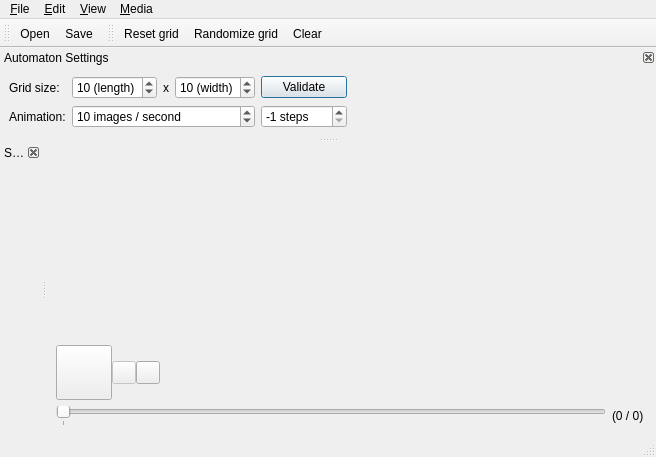
<?xml version="1.0" encoding="UTF-8"?>
<ui version="4.0">
 <class>MainWindow</class>
 <widget class="QMainWindow" name="MainWindow">
  <property name="geometry">
   <rect>
    <x>0</x>
    <y>0</y>
    <width>656</width>
    <height>457</height>
   </rect>
  </property>
  <property name="windowTitle">
   <string>QMaton</string>
  </property>
  <property name="dockOptions">
   <set>QMainWindow::AnimatedDocks</set>
  </property>
  <widget class="QWidget" name="centralwidget">
   <layout class="QVBoxLayout" name="verticalLayout">
    <item>
     <widget class="QtVisualizer" name="wautomaton" native="true"/>
    </item>
    <item>
     <layout class="QHBoxLayout" name="horizontalLayout">
      <property name="spacing">
       <number>0</number>
      </property>
      <item>
       <widget class="QToolButton" name="btnPlay">
        <property name="icon">
         <iconset resource="resources/resources.qrc">
          <normaloff>:/media/play</normaloff>:/media/play</iconset>
        </property>
        <property name="iconSize">
         <size>
          <width>48</width>
          <height>48</height>
         </size>
        </property>
       </widget>
      </item>
      <item>
       <widget class="QToolButton" name="btnBack">
        <property name="enabled">
         <bool>false</bool>
        </property>
        <property name="icon">
         <iconset resource="resources/resources.qrc">
          <normaloff>:/media/backward</normaloff>:/media/backward</iconset>
        </property>
       </widget>
      </item>
      <item>
       <widget class="QToolButton" name="btnForward">
        <property name="icon">
         <iconset resource="resources/resources.qrc">
          <normaloff>:/media/forward</normaloff>:/media/forward</iconset>
        </property>
       </widget>
      </item>
      <item>
       <spacer name="horizontalSpacer">
        <property name="orientation">
         <enum>Qt::Horizontal</enum>
        </property>
        <property name="sizeHint" stdset="0">
         <size>
          <width>40</width>
          <height>20</height>
         </size>
        </property>
       </spacer>
      </item>
     </layout>
    </item>
    <item>
     <layout class="QHBoxLayout" name="horizontalLayout_3">
      <item>
       <widget class="QSlider" name="timeSlider">
        <property name="maximum">
         <number>0</number>
        </property>
        <property name="orientation">
         <enum>Qt::Horizontal</enum>
        </property>
        <property name="tickPosition">
         <enum>QSlider::TicksBelow</enum>
        </property>
       </widget>
      </item>
      <item>
       <widget class="QLabel" name="lblTime">
        <property name="sizePolicy">
         <sizepolicy hsizetype="Preferred" vsizetype="Fixed">
          <horstretch>0</horstretch>
          <verstretch>0</verstretch>
         </sizepolicy>
        </property>
        <property name="text">
         <string>(0 / 0) </string>
        </property>
       </widget>
      </item>
     </layout>
    </item>
   </layout>
  </widget>
  <widget class="QMenuBar" name="menubar">
   <property name="geometry">
    <rect>
     <x>0</x>
     <y>0</y>
     <width>656</width>
     <height>38</height>
    </rect>
   </property>
   <widget class="QMenu" name="menu_File">
    <property name="title">
     <string>&amp;File</string>
    </property>
    <addaction name="actionOpen"/>
    <addaction name="actionSave"/>
    <addaction name="separator"/>
    <addaction name="actionQuit"/>
   </widget>
   <widget class="QMenu" name="menu_Edit">
    <property name="title">
     <string>&amp;Edit</string>
    </property>
    <addaction name="actionReset"/>
    <addaction name="actionRandomizeGrid"/>
    <addaction name="actionClear"/>
   </widget>
   <widget class="QMenu" name="menuMedia">
    <property name="title">
     <string>&amp;Media</string>
    </property>
    <addaction name="actionPlayPause"/>
    <addaction name="actionBack"/>
    <addaction name="actionForward"/>
   </widget>
   <widget class="QMenu" name="menu_View">
    <property name="title">
     <string>&amp;View</string>
    </property>
    <addaction name="actionAutomatonSettings"/>
    <addaction name="actionStateEditor"/>
   </widget>
   <addaction name="menu_File"/>
   <addaction name="menu_Edit"/>
   <addaction name="menu_View"/>
   <addaction name="menuMedia"/>
  </widget>
  <widget class="QStatusBar" name="statusbar"/>
  <widget class="QToolBar" name="fileToolBar">
   <property name="windowTitle">
    <string>File tool bar</string>
   </property>
   <property name="floatable">
    <bool>false</bool>
   </property>
   <attribute name="toolBarArea">
    <enum>TopToolBarArea</enum>
   </attribute>
   <attribute name="toolBarBreak">
    <bool>false</bool>
   </attribute>
   <addaction name="actionOpen"/>
   <addaction name="actionSave"/>
  </widget>
  <widget class="QToolBar" name="editToolBar">
   <property name="windowTitle">
    <string>Edit tool bar</string>
   </property>
   <property name="floatable">
    <bool>false</bool>
   </property>
   <attribute name="toolBarArea">
    <enum>TopToolBarArea</enum>
   </attribute>
   <attribute name="toolBarBreak">
    <bool>false</bool>
   </attribute>
   <addaction name="actionReset"/>
   <addaction name="actionRandomizeGrid"/>
   <addaction name="actionClear"/>
  </widget>
  <widget class="QDockWidget" name="dockEditor">
   <property name="features">
    <set>QDockWidget::DockWidgetClosable|QDockWidget::DockWidgetMovable</set>
   </property>
   <property name="windowTitle">
    <string>State Editor</string>
   </property>
   <attribute name="dockWidgetArea">
    <number>1</number>
   </attribute>
   <widget class="QWidget" name="dockWidgetContents">
    <layout class="QVBoxLayout" name="verticalLayout_2"/>
   </widget>
  </widget>
  <widget class="QDockWidget" name="dockSettings">
   <property name="features">
    <set>QDockWidget::DockWidgetClosable|QDockWidget::DockWidgetMovable</set>
   </property>
   <property name="allowedAreas">
    <set>Qt::BottomDockWidgetArea|Qt::TopDockWidgetArea</set>
   </property>
   <property name="windowTitle">
    <string>Automaton Settings</string>
   </property>
   <attribute name="dockWidgetArea">
    <number>4</number>
   </attribute>
   <widget class="QWidget" name="dockWidgetContents_4">
    <layout class="QGridLayout" name="gridLayout_2">
     <item row="0" column="2">
      <widget class="QLabel" name="label_2">
       <property name="text">
        <string>x</string>
       </property>
       <property name="buddy">
        <cstring>spWidth</cstring>
       </property>
      </widget>
     </item>
     <item row="0" column="1">
      <widget class="QSpinBox" name="spLength">
       <property name="suffix">
        <string> (length)</string>
       </property>
       <property name="maximum">
        <number>40</number>
       </property>
       <property name="value">
        <number>10</number>
       </property>
      </widget>
     </item>
     <item row="0" column="5">
      <spacer name="horizontalSpacer_2">
       <property name="orientation">
        <enum>Qt::Horizontal</enum>
       </property>
       <property name="sizeHint" stdset="0">
        <size>
         <width>40</width>
         <height>20</height>
        </size>
       </property>
      </spacer>
     </item>
     <item row="0" column="3">
      <widget class="QSpinBox" name="spWidth">
       <property name="suffix">
        <string> (width)</string>
       </property>
       <property name="maximum">
        <number>40</number>
       </property>
       <property name="value">
        <number>10</number>
       </property>
      </widget>
     </item>
     <item row="0" column="0">
      <widget class="QLabel" name="label">
       <property name="text">
        <string>Grid size:</string>
       </property>
       <property name="buddy">
        <cstring>spLength</cstring>
       </property>
      </widget>
     </item>
     <item row="0" column="4">
      <widget class="QPushButton" name="btnValidateSettings">
       <property name="toolTip">
        <string>Validate settings</string>
       </property>
       <property name="text">
        <string>Validate</string>
       </property>
       <property name="icon">
        <iconset resource="resources/resources.qrc">
         <normaloff>:/icons/check</normaloff>:/icons/check</iconset>
       </property>
       <property name="iconSize">
        <size>
         <width>16</width>
         <height>16</height>
        </size>
       </property>
       <property name="default">
        <bool>true</bool>
       </property>
      </widget>
     </item>
     <item row="1" column="0">
      <widget class="QLabel" name="label_3">
       <property name="text">
        <string>Animation:</string>
       </property>
       <property name="buddy">
        <cstring>spIPS</cstring>
       </property>
      </widget>
     </item>
     <item row="1" column="1" colspan="3">
      <widget class="QSpinBox" name="spIPS">
       <property name="suffix">
        <string> images / second</string>
       </property>
       <property name="maximum">
        <number>60</number>
       </property>
       <property name="value">
        <number>10</number>
       </property>
      </widget>
     </item>
     <item row="1" column="4">
      <widget class="QSpinBox" name="spNbSteps">
       <property name="toolTip">
        <string>Numbers of steps to run. If -1, will run until stopped.</string>
       </property>
       <property name="suffix">
        <string> steps</string>
       </property>
       <property name="minimum">
        <number>-1</number>
       </property>
       <property name="maximum">
        <number>1000</number>
       </property>
       <property name="value">
        <number>-1</number>
       </property>
      </widget>
     </item>
    </layout>
   </widget>
  </widget>
  <action name="actionOpen">
   <property name="icon">
    <iconset resource="resources/resources.qrc">
     <normaloff>:/actions/open</normaloff>:/actions/open</iconset>
   </property>
   <property name="text">
    <string>&amp;Open</string>
   </property>
   <property name="toolTip">
    <string>Open a JSON file</string>
   </property>
   <property name="shortcut">
    <string>Ctrl+O</string>
   </property>
  </action>
  <action name="actionSave">
   <property name="icon">
    <iconset resource="resources/resources.qrc">
     <normaloff>:/actions/save</normaloff>:/actions/save</iconset>
   </property>
   <property name="text">
    <string>&amp;Save</string>
   </property>
   <property name="toolTip">
    <string>Save to a JSON file</string>
   </property>
   <property name="shortcut">
    <string>Ctrl+S</string>
   </property>
  </action>
  <action name="actionQuit">
   <property name="icon">
    <iconset resource="resources/resources.qrc">
     <normaloff>:/actions/close</normaloff>:/actions/close</iconset>
   </property>
   <property name="text">
    <string>&amp;Quit</string>
   </property>
   <property name="toolTip">
    <string>Quit the application</string>
   </property>
   <property name="shortcut">
    <string>Ctrl+Q</string>
   </property>
  </action>
  <action name="actionReset">
   <property name="icon">
    <iconset resource="resources/resources.qrc">
     <normaloff>:/actions/reset</normaloff>:/actions/reset</iconset>
   </property>
   <property name="text">
    <string>R&amp;eset grid</string>
   </property>
   <property name="toolTip">
    <string>Reset grid as it was at step 1</string>
   </property>
  </action>
  <action name="actionRandomizeGrid">
   <property name="icon">
    <iconset resource="resources/resources.qrc">
     <normaloff>:/actions/randomize</normaloff>:/actions/randomize</iconset>
   </property>
   <property name="text">
    <string>R&amp;andomize grid</string>
   </property>
   <property name="toolTip">
    <string>Reinitialize the grid with random statuses</string>
   </property>
  </action>
  <action name="actionClear">
   <property name="icon">
    <iconset resource="resources/resources.qrc">
     <normaloff>:/actions/clear</normaloff>:/actions/clear</iconset>
   </property>
   <property name="text">
    <string>&amp;Clear</string>
   </property>
   <property name="toolTip">
    <string>Clear the automaton</string>
   </property>
   <property name="shortcut">
    <string>Backspace</string>
   </property>
  </action>
  <action name="actionPlayPause">
   <property name="icon">
    <iconset resource="resources/resources.qrc">
     <normaloff>:/media/play</normaloff>:/media/play</iconset>
   </property>
   <property name="text">
    <string>Play / Pause</string>
   </property>
   <property name="toolTip">
    <string>Play / Pause automaton</string>
   </property>
   <property name="shortcut">
    <string>Space</string>
   </property>
  </action>
  <action name="actionBack">
   <property name="enabled">
    <bool>false</bool>
   </property>
   <property name="icon">
    <iconset resource="resources/resources.qrc">
     <normaloff>:/media/backward</normaloff>:/media/backward</iconset>
   </property>
   <property name="text">
    <string>Back</string>
   </property>
   <property name="toolTip">
    <string>One step backward</string>
   </property>
   <property name="shortcut">
    <string>Left</string>
   </property>
  </action>
  <action name="actionForward">
   <property name="icon">
    <iconset resource="resources/resources.qrc">
     <normaloff>:/media/forward</normaloff>:/media/forward</iconset>
   </property>
   <property name="text">
    <string>Forward</string>
   </property>
   <property name="toolTip">
    <string>One step forward</string>
   </property>
   <property name="shortcut">
    <string>Right</string>
   </property>
  </action>
  <action name="actionStateEditor">
   <property name="checkable">
    <bool>true</bool>
   </property>
   <property name="icon">
    <iconset resource="resources/resources.qrc">
     <normaloff>:/icons/edit</normaloff>:/icons/edit</iconset>
   </property>
   <property name="text">
    <string>State Editor</string>
   </property>
   <property name="toolTip">
    <string>Show / Hide the State Editor</string>
   </property>
  </action>
  <action name="actionAutomatonSettings">
   <property name="checkable">
    <bool>true</bool>
   </property>
   <property name="icon">
    <iconset resource="resources/resources.qrc">
     <normaloff>:/icons/settings</normaloff>:/icons/settings</iconset>
   </property>
   <property name="text">
    <string>Automaton Settings</string>
   </property>
   <property name="toolTip">
    <string>Show / Hide the Automaton Settings</string>
   </property>
  </action>
 </widget>
 <customwidgets>
  <customwidget>
   <class>QtVisualizer</class>
   <extends>QWidget</extends>
   <header>visualizer/qt_visualizer.h</header>
   <container>1</container>
   <slots>
    <signal>started()</signal>
    <signal>finished()</signal>
    <signal>step_calculated()</signal>
    <signal>grid_changed()</signal>
    <slot>draw()</slot>
    <slot>run()</slot>
    <slot>stop()</slot>
   </slots>
  </customwidget>
 </customwidgets>
 <tabstops>
  <tabstop>btnPlay</tabstop>
  <tabstop>btnBack</tabstop>
  <tabstop>btnForward</tabstop>
 </tabstops>
 <resources>
  <include location="resources/resources.qrc"/>
 </resources>
 <connections>
  <connection>
   <sender>actionQuit</sender>
   <signal>triggered()</signal>
   <receiver>MainWindow</receiver>
   <slot>close()</slot>
   <hints>
    <hint type="sourcelabel">
     <x>-1</x>
     <y>-1</y>
    </hint>
    <hint type="destinationlabel">
     <x>299</x>
     <y>217</y>
    </hint>
   </hints>
  </connection>
  <connection>
   <sender>actionOpen</sender>
   <signal>triggered()</signal>
   <receiver>MainWindow</receiver>
   <slot>_open_file()</slot>
   <hints>
    <hint type="sourcelabel">
     <x>-1</x>
     <y>-1</y>
    </hint>
    <hint type="destinationlabel">
     <x>299</x>
     <y>217</y>
    </hint>
   </hints>
  </connection>
  <connection>
   <sender>actionSave</sender>
   <signal>triggered()</signal>
   <receiver>MainWindow</receiver>
   <slot>_save_file()</slot>
   <hints>
    <hint type="sourcelabel">
     <x>-1</x>
     <y>-1</y>
    </hint>
    <hint type="destinationlabel">
     <x>299</x>
     <y>217</y>
    </hint>
   </hints>
  </connection>
  <connection>
   <sender>actionReset</sender>
   <signal>triggered()</signal>
   <receiver>MainWindow</receiver>
   <slot>_reset_grid()</slot>
   <hints>
    <hint type="sourcelabel">
     <x>-1</x>
     <y>-1</y>
    </hint>
    <hint type="destinationlabel">
     <x>299</x>
     <y>217</y>
    </hint>
   </hints>
  </connection>
  <connection>
   <sender>actionRandomizeGrid</sender>
   <signal>triggered()</signal>
   <receiver>MainWindow</receiver>
   <slot>_randomize_grid()</slot>
   <hints>
    <hint type="sourcelabel">
     <x>-1</x>
     <y>-1</y>
    </hint>
    <hint type="destinationlabel">
     <x>299</x>
     <y>217</y>
    </hint>
   </hints>
  </connection>
  <connection>
   <sender>actionClear</sender>
   <signal>triggered()</signal>
   <receiver>MainWindow</receiver>
   <slot>_clear_grid()</slot>
   <hints>
    <hint type="sourcelabel">
     <x>-1</x>
     <y>-1</y>
    </hint>
    <hint type="destinationlabel">
     <x>257</x>
     <y>214</y>
    </hint>
   </hints>
  </connection>
  <connection>
   <sender>btnValidateSettings</sender>
   <signal>clicked()</signal>
   <receiver>MainWindow</receiver>
   <slot>_settings_validated()</slot>
   <hints>
    <hint type="sourcelabel">
     <x>493</x>
     <y>173</y>
    </hint>
    <hint type="destinationlabel">
     <x>7</x>
     <y>230</y>
    </hint>
   </hints>
  </connection>
  <connection>
   <sender>timeSlider</sender>
   <signal>valueChanged(int)</signal>
   <receiver>MainWindow</receiver>
   <slot>_set_step(int)</slot>
   <hints>
    <hint type="sourcelabel">
     <x>351</x>
     <y>371</y>
    </hint>
    <hint type="destinationlabel">
     <x>381</x>
     <y>326</y>
    </hint>
   </hints>
  </connection>
  <connection>
   <sender>actionPlayPause</sender>
   <signal>triggered()</signal>
   <receiver>MainWindow</receiver>
   <slot>_start_pause_automaton()</slot>
   <hints>
    <hint type="sourcelabel">
     <x>-1</x>
     <y>-1</y>
    </hint>
    <hint type="destinationlabel">
     <x>346</x>
     <y>226</y>
    </hint>
   </hints>
  </connection>
  <connection>
   <sender>actionBack</sender>
   <signal>triggered()</signal>
   <receiver>MainWindow</receiver>
   <slot>_run_backward()</slot>
   <hints>
    <hint type="sourcelabel">
     <x>-1</x>
     <y>-1</y>
    </hint>
    <hint type="destinationlabel">
     <x>346</x>
     <y>226</y>
    </hint>
   </hints>
  </connection>
  <connection>
   <sender>actionForward</sender>
   <signal>triggered()</signal>
   <receiver>MainWindow</receiver>
   <slot>_run_forward()</slot>
   <hints>
    <hint type="sourcelabel">
     <x>-1</x>
     <y>-1</y>
    </hint>
    <hint type="destinationlabel">
     <x>346</x>
     <y>226</y>
    </hint>
   </hints>
  </connection>
  <connection>
   <sender>actionStateEditor</sender>
   <signal>toggled(bool)</signal>
   <receiver>dockEditor</receiver>
   <slot>setVisible(bool)</slot>
   <hints>
    <hint type="sourcelabel">
     <x>-1</x>
     <y>-1</y>
    </hint>
    <hint type="destinationlabel">
     <x>45</x>
     <y>257</y>
    </hint>
   </hints>
  </connection>
  <connection>
   <sender>dockEditor</sender>
   <signal>visibilityChanged(bool)</signal>
   <receiver>actionStateEditor</receiver>
   <slot>setChecked(bool)</slot>
   <hints>
    <hint type="sourcelabel">
     <x>45</x>
     <y>257</y>
    </hint>
    <hint type="destinationlabel">
     <x>-1</x>
     <y>-1</y>
    </hint>
   </hints>
  </connection>
  <connection>
   <sender>wautomaton</sender>
   <signal>finished()</signal>
   <receiver>MainWindow</receiver>
   <slot>_automaton_finished()</slot>
   <hints>
    <hint type="sourcelabel">
     <x>348</x>
     <y>282</y>
    </hint>
    <hint type="destinationlabel">
     <x>329</x>
     <y>313</y>
    </hint>
   </hints>
  </connection>
  <connection>
   <sender>wautomaton</sender>
   <signal>started()</signal>
   <receiver>MainWindow</receiver>
   <slot>_automaton_started()</slot>
   <hints>
    <hint type="sourcelabel">
     <x>294</x>
     <y>282</y>
    </hint>
    <hint type="destinationlabel">
     <x>263</x>
     <y>429</y>
    </hint>
   </hints>
  </connection>
  <connection>
   <sender>wautomaton</sender>
   <signal>step_calculated()</signal>
   <receiver>MainWindow</receiver>
   <slot>_automaton_step_calculated()</slot>
   <hints>
    <hint type="sourcelabel">
     <x>514</x>
     <y>282</y>
    </hint>
    <hint type="destinationlabel">
     <x>514</x>
     <y>429</y>
    </hint>
   </hints>
  </connection>
  <connection>
   <sender>wautomaton</sender>
   <signal>grid_changed()</signal>
   <receiver>MainWindow</receiver>
   <slot>_automaton_grid_changed()</slot>
   <hints>
    <hint type="sourcelabel">
     <x>252</x>
     <y>279</y>
    </hint>
    <hint type="destinationlabel">
     <x>236</x>
     <y>310</y>
    </hint>
   </hints>
  </connection>
  <connection>
   <sender>actionAutomatonSettings</sender>
   <signal>toggled(bool)</signal>
   <receiver>dockSettings</receiver>
   <slot>setVisible(bool)</slot>
   <hints>
    <hint type="sourcelabel">
     <x>-1</x>
     <y>-1</y>
    </hint>
    <hint type="destinationlabel">
     <x>327</x>
     <y>180</y>
    </hint>
   </hints>
  </connection>
  <connection>
   <sender>dockSettings</sender>
   <signal>visibilityChanged(bool)</signal>
   <receiver>actionAutomatonSettings</receiver>
   <slot>setChecked(bool)</slot>
   <hints>
    <hint type="sourcelabel">
     <x>327</x>
     <y>180</y>
    </hint>
    <hint type="destinationlabel">
     <x>-1</x>
     <y>-1</y>
    </hint>
   </hints>
  </connection>
 </connections>
 <slots>
  <slot>_open_file()</slot>
  <slot>_save_file()</slot>
  <slot>_reset_grid()</slot>
  <slot>_randomize_grid()</slot>
  <slot>_automaton_started()</slot>
  <slot>_automaton_finished()</slot>
  <slot>_automaton_step_calculated()</slot>
  <slot>_start_pause_automaton()</slot>
  <slot>_run_forward()</slot>
  <slot>_clear_grid()</slot>
  <slot>_run_backward()</slot>
  <slot>_settings_validated()</slot>
  <slot>_set_step(int)</slot>
  <slot>_automaton_grid_changed()</slot>
 </slots>
</ui>
